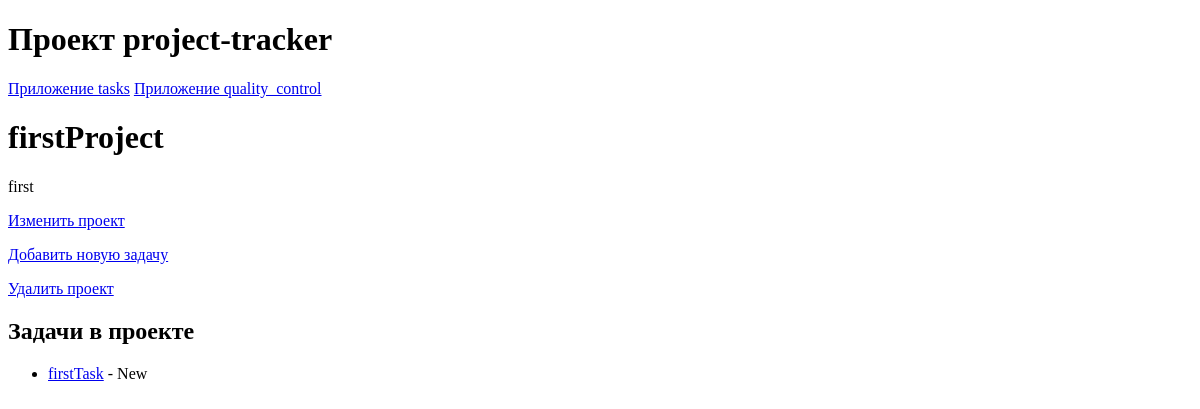
The page /tasks/projects/2/ on the database as committed earlier.
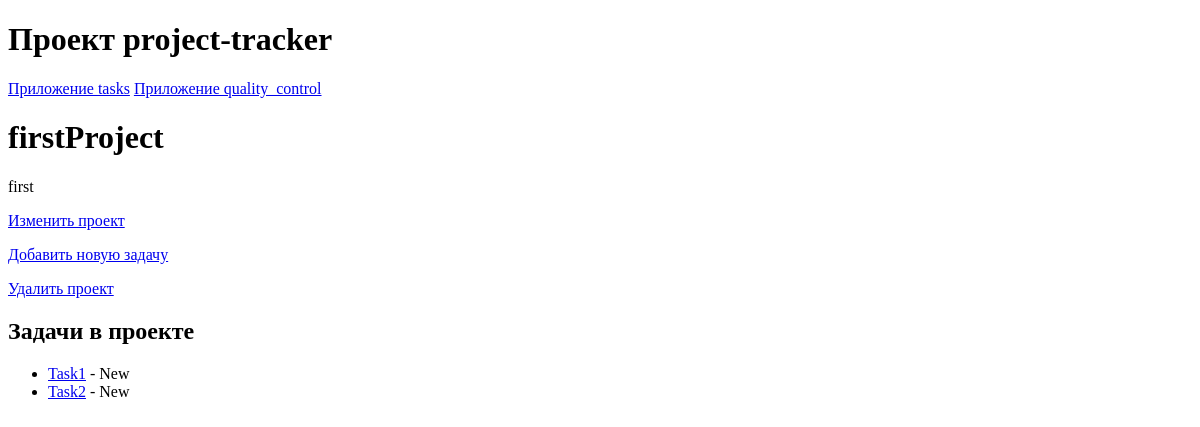
The same page on the database as committed later.
### tasks/models.py (models this page shows, shortened)
class Task(models.Model):
    STATUS_CHOICES = [
        ('New', 'Новая'),
        ('In_progress', 'В работе'),
        ('Competed', 'Завершена')
    ]
    project = models.ForeignKey(
        Project,
        related_name = 'tasks',
        on_delete = models.CASCADE
    )
    name = models.CharField(max_length=100)
    description = models.TextField()
    created_at = models.DateTimeField(auto_now_add=True)
    updated_at = models.DateTimeField(auto_now=True)
    assignee = models.ForeignKey(
        User,
        related_name='tasks',
        on_delete=models.SET_NULL,
        null=True,
        blank=True
    )
    status = models.CharField(
        max_length=50,
        choices=STATUS_CHOICES,
        default='New',
    )

### tasks/views.py (the view)
# urls.py: path('projects/<int:project_id>/', views.ProjectDetailView.as_view(), name='project_detail'),
class ProjectDetailView(DetailView):
    model = Project
    pk_url_kwarg = 'project_id'
    template_name = 'tasks/project_detail.html'

### tasks/templates/tasks/project_detail.html
{% extends 'base/base.html' %}
{% block content %}
    <h1>{{ project.name }}</h1>
    <p>{{ project.description }}</p>
    <p><a href="{% url 'tasks:update_project' project.id %}">Изменить проект</a></p>
    <p><a href="{% url 'tasks:add_task_to_project' project.id %}">Добавить новую задачу</a></p>
    <p><a href="{% url 'tasks:delete_project' project.id %}"onclick="return confirm('Вы уверены, что хотите удалить этот проект?');">Удалить проект</a></p>
    <h2>Задачи в проекте</h2>
    <ul>
        {% for task in project.tasks.all %}
            <li><a href="{% url 'tasks:task_detail' project.id task.id %}">{{ task.name }}</a> - {{ task.status }}</li>
        {% empty %}
            <li>В этом проекте пока нет задач.</li>
        {% endfor %}
    </ul>
{% endblock %}

Rows that differ between the two databases and show on the page:
removed Task: name "firstTask", status "New"
added Task: name "Task1", status "New"
added Task: name "Task2", status "New"
